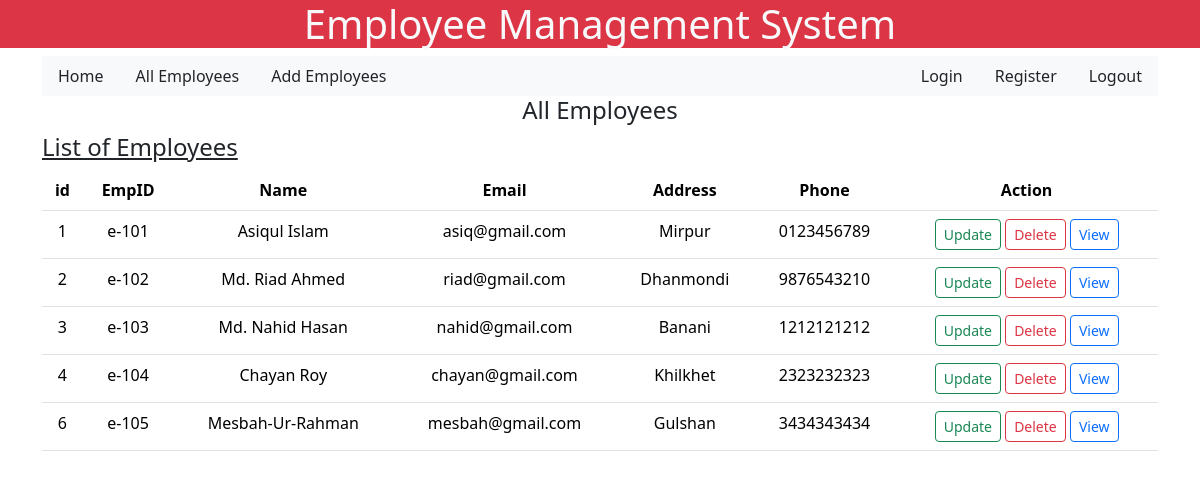
The app's page /allemployees/ with its own data.
### employee/models.py (models this page shows)
class Employee(models.Model):
    empID = models.CharField(max_length = 100)
    empName = models.CharField(max_length = 50)
    empEmail = models.CharField(max_length = 50)
    empAddress = models.CharField(max_length = 50)
    empPhone = models.CharField(max_length = 50)

### employee/views.py (the view)
# urls.py: path("allemployees/", views.allemployees, name = "allemployees"),
def allemployees(request):
    e = Employee.objects.all()
    return render(request, "employee/allemployees.html", {"employees":e})

### employee/templates/employee/allemployees.html
 {% extends "base.html" %}
 {% block content %}
 <h4 class="text-center">All Employees</h4>
 <div class="container-card">
    <h4 class="text-decoration-underline"> List of Employees </h4>
    <div>
        <table class="table text-center">
            <thead>
              <tr>
                <th scope="col">id</th>
                <th scope="col">EmpID</th>
                <th scope="col">Name</th>
                <th scope="col">Email</th>
                <th scope="col">Address</th>
                <th scope="col">Phone</th>
                <th scope="col">Action</th>
              </tr>
            </thead>
            <tbody>
                {% if employees %}
                {% for emp in employees %}
              <tr>
                <td>{{ emp.id }}</td>
                <td>{{ emp.empID }}</td>
                <td>{{ emp.empName }}</td>
                <td>{{ emp.empEmail }}</td>
                <td>{{ emp.empAddress }}</td>
                <td>{{ emp.empPhone }}</td>
                <td><a href="{% url 'updateemployee' emp.id %}" class="btn btn-sm btn-outline-success">Update</a> <a href="{% url 'deleteemployee' emp.id %}" class="btn btn-sm btn-outline-danger">Delete</a> <a href="{% url 'singleemployee' emp.id %}" class="btn btn-sm btn-outline-primary">View</a></td>
              </tr>
              {% endfor %}
              {% endif %}
            </tbody>
          </table>
    </div>
 </div>
 {% endblock content %}

### templates/base.html (shortened to what this page needs)
<!doctype html>
<html lang="en">
  <head>
    <link href="https://cdn.jsdelivr.net/npm/bootstrap@5.3.2/dist/css/bootstrap.min.css" rel="stylesheet">
  </head>
  <body>
    <h1 class="bg-danger text-center text-light" > Employee Management System </h1>
    <div class="maincontent container">
        {% include "navbar.html" %}
        {% block content %}
        {% endblock content %}
    </div>
</body>
</html>

### templates/navbar.html
<div class="header bg-light d-flex justify-content-between">
    <nav class="nav">
        <a class="nav-link text-dark" href="{% url 'home' %}">Home</a>
        <a class="nav-link text-dark" href="{% url 'allemployees' %}">All Employees</a>
        <a class="nav-link text-dark" href="{% url 'addemployee' %}">Add Employees</a>
      </nav>
    <ul class="nav">
        <li class="nav-item">
          <a class="nav-link text-dark" href="#">Login</a>
        </li>
        <li class="nav-item">
          <a class="nav-link text-dark" href="#">Register</a>
        </li>
        <li class="nav-item">
          <a class="nav-link text-dark" href="#" >Logout</a>
        </li>
      </ul>
</div>

### records on screen
Employee: id "1", empID "e-101", empName "Asiqul Islam", empEmail "asiq@gmail.com", empAddress "Mirpur", empPhone "0123456789"
Employee: id "2", empID "e-102", empName "Md. Riad Ahmed", empEmail "riad@gmail.com", empAddress "Dhanmondi", empPhone "9876543210"
Employee: id "3", empID "e-103", empName "Md. Nahid Hasan", empEmail "nahid@gmail.com", empAddress "Banani", empPhone "1212121212"
Employee: id "4", empID "e-104", empName "Chayan Roy", empEmail "chayan@gmail.com", empAddress "Khilkhet", empPhone "2323232323"
Employee: id "6", empID "e-105", empName "Mesbah-Ur-Rahman", empEmail "mesbah@gmail.com", empAddress "Gulshan", empPhone "3434343434"
